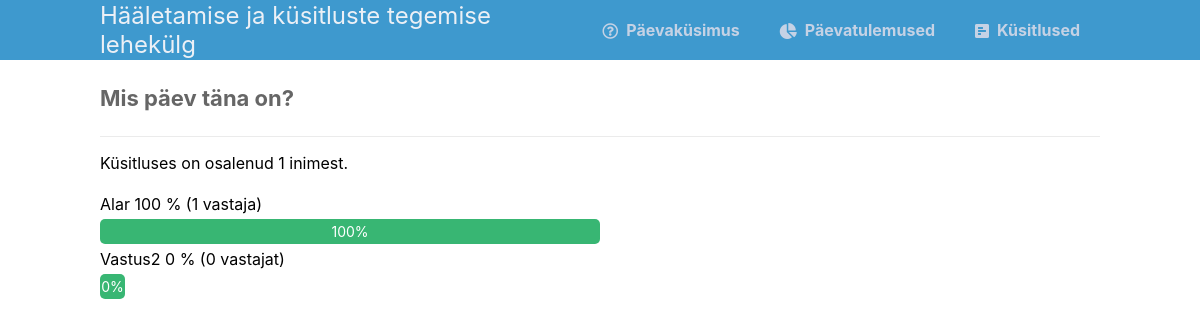
Screenshot of /poll_result2.php?id=15 with the database file from the repository.
### tables this page shows
CREATE TABLE `answers` (
  `id_a` int(11) UNSIGNED NOT NULL,
  `id_q` int(11) UNSIGNED NOT NULL,
  `answer` int(2) NOT NULL,
  `date` datetime DEFAULT current_timestamp(),
  `IP` varchar(20) DEFAULT NULL
);

CREATE TABLE `questions` (
  `id_q` int(11) UNSIGNED NOT NULL,
  `question` varchar(255) NOT NULL,
  `answer_1` varchar(100) NOT NULL,
  `answer_2` varchar(100) NOT NULL,
  `answer_3` varchar(100) NOT NULL,
  `created` timestamp NOT NULL DEFAULT current_timestamp(),
  `status` int(1) NOT NULL DEFAULT 0
);

### poll_result2.php (the view, shortened to what this page needs)
<?php
require 'templates/header.php';
$msg = '';
if (isset($_GET['id']) && $_GET['id'] != '') {
    $id = $_GET['id'];
    try {
        $connection = new PDO($dsn, USERNAME, PASSWORD, $options);
        $connection->exec('SET NAMES utf8');
        $sql = 'SELECT COUNT(*) AS total FROM questions WHERE id_q =' . $id;
        $statement = $connection->prepare($sql);
        $statement->execute();
        $total = $statement->fetch(PDO::FETCH_ASSOC);
        $total = $total['total'];
    } catch (PDOException $error) {
        $msg = 'Viga andmebaasist lugemisel: ' . ('<br /> SQL: <strong>' . $sql . '</strong><br />' . $error->getMessage());
    }
    if ($total == 1) {
        try {
            $connection = new PDO($dsn, USERNAME, PASSWORD, $options);
            $connection->exec('SET NAMES utf8');
            $sql = 'SELECT q.id_q, q.question, q.answer_1, q.answer_2, q.answer_3, a.answer FROM questions AS q LEFT JOIN answers AS a USING (id_q) WHERE q.id_q =' . $id;
            $statement = $connection->prepare($sql);
            $statement->execute();
            $result = $statement->fetchAll();
        } catch (PDOException $error) {
            $msg = 'Viga andmebaasist lugemisel: ' . ('<br /> SQL: <strong>' . $sql . '</strong><br />' . $error->getMessage());
        }
    } else {
        $msg = 'URL-is oleva id-ga kuulutust ei ole andmebaasis';
    }
} else {
    $msg = 'URL-is küsimuse id puudu';
}
    ?>
    <?php
if ($msg == '') {
    $total = 0;
    $answer_1 = 0;
    $answer_2 = 0;
    for ($i = 0; $i < count($result); $i++) {
        if ($result[$i]['answer'] == 1) {
            $answer_1++;
            $total++;
        }
    }
    $rel_answer_1 = ($total != 0) ? round($answer_1 / $total * 100) : 0;
    $rel_answer_2 = ($total != 0) ? round($answer_2 / $total * 100) : 0;
?>
    <div class="content poll-result">
        <h2><?php echo ($result[0]['question']); ?></h2>
        <p> Küsitluses on osalenud <?php echo $total ?> inimest.</p>
        <div class="wrapper">
            <div class="poll-question">
                <p><?php echo ($result[0]['answer_1']); ?> <?php echo ($rel_answer_1); ?> % (<?php echo $answer_1;
                        echo ($answer_1 == 1) ? ' vastaja' : ' vastajat' ?>)</p>
                <div class="result-bar" style= "width:<?=@round(($answer_1/$total)*100)?>%">
                    <?=@round(($answer_1/$total)*100)?>%
                </div>
                <p><?php echo ($result[0]['answer_2']); ?> <?php echo ($rel_answer_2); ?> % (<?php echo $answer_2;
                        echo ($answer_2 == 1) ? ' vastaja' : ' vastajat' ?>) </p>
                <div class="result-bar" style= "width:<?=@round(($answer_2/$total)*100)?>%">
                    <?=@round(($answer_2/$total)*100)?>%
                </div>
            </div>
        </div>
    </div>
<?php
}
?>
<?php require 'templates/footer.php'; ?>

### css/style.css (style rules this page uses)
* { box-sizing: border-box; font-family: -apple-system, BlinkMacSystemFont, "segoe ui", roboto, oxygen, ubuntu, cantarell, "fira sans", "droid sans", "helvetica neue", Arial, sans-serif; font-size: 16px; -webkit-font-smoothing: antialiased; -moz-osx-font-smoothing: grayscale; }
body { background-color: #FFFFFF; margin: 0; }
.content { width: 1000px; margin: 0 auto; }
.content h2 { margin: 0; padding: 25px 0; font-size: 22px; border-bottom: 1px solid #ebebeb; color: #666666; }
.poll-result .wrapper { display: flex; flex-flow: column; }
.poll-result .wrapper .poll-question { width: 50%; padding-bottom: 5px; }
.poll-result .wrapper .poll-question p { margin: 0; padding: 5px 0; }
.poll-result .wrapper .poll-question .result-bar { display: flex; height: 25px; min-width: 5%; background-color: #38b673; border-radius: 5px; font-size: 14px; color: #FFFFFF; justify-content: center; align-items: center; }

### rows the page displays
answers: id_q.question "Mis päev täna on?", id_q.answer_1 "Alar", id_q.answer_2 "Vastus2"

### other values shown
$total "1"
$rel_answer_1 "100"
$answer_1 "1"
$rel_answer_2 "0"
$answer_2 "0"
